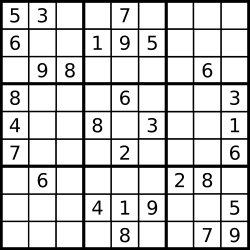
#> input picture Images/sudoku.png, 250 x 250 px
$ python edge-detection.py   (Python 2 division)   (older library calls are emulated)
#> lines starting #> are read from the running program, lines starting #| are printed output that depends on the picture; after the words box and inside, x2 and y2 are one past the last pixel; in counts of white or black regions, pixels touching at a corner belong together
# Compares the Canny, Laplacian, and Sobel edge detection algorithm

import cv2
import numpy as np
from matplotlib import pyplot as plt

img = cv2.imread("Images/sudoku.png", cv2.IMREAD_GRAYSCALE)
#> img is the input picture: shape (250, 250); min 0, max 255, mean 206.8

if img is not None:

    # Apply each of the algorithms on the image
    laplacian = cv2.Laplacian(img,cv2.CV_64F)
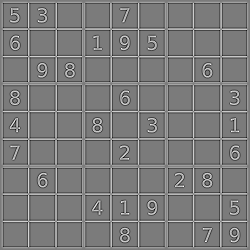
#> laplacian: shape (250, 250) float64; min -564, max 601, mean 0; drawn with min black and max white
    sobelx = cv2.Sobel(img,cv2.CV_64F,1,0,ksize=5)
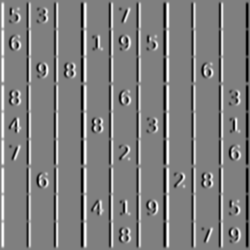
#> sobelx: shape (250, 250) float64; min -12240, max 12240, mean -0.9; drawn with min black and max white
    sobely = cv2.Sobel(img,cv2.CV_64F,0,1,ksize=5)
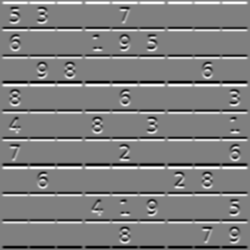
#> sobely: shape (250, 250) float64; min -12240, max 12240, mean 0.6; drawn with min black and max white
    canny = cv2.Canny(img, 100, 200)
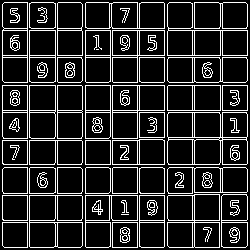
#> canny: shape (250, 250); 15.9% white in thin lines or dots

    # Show the processed images
    cv2.imshow("Canny", canny)
    cv2.imshow("Laplacian", laplacian)
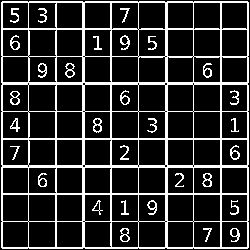
#> window 'Laplacian': shape (250, 250); 17.3% white in thin lines or dots
    cv2.imshow("Sobel X", sobelx)
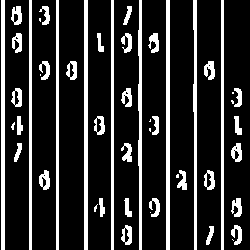
#> window 'Sobel X': shape (250, 250); 17.8% white; 50 white regions (11 under 20 px), largest, box (x1, y1, x2, y2) and area: (1, 0, 5, 250) 1000, (84, 0, 88, 250) 1000, (166, 0, 170, 250) 1000
    cv2.imshow("Sobel Y", sobely)
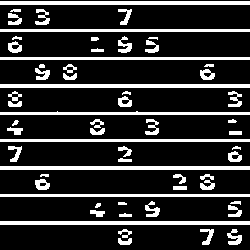
#> window 'Sobel Y': shape (250, 250); 18.1% white; 60 white regions, largest, box (x1, y1, x2, y2) and area: (0, 1, 250, 5) 1000, (0, 84, 250, 88) 1000, (0, 166, 250, 170) 1000
    cv2.waitKey(0)
    cv2.destroyAllWindows()
else:
    # Image not found
    print "Well shit"
